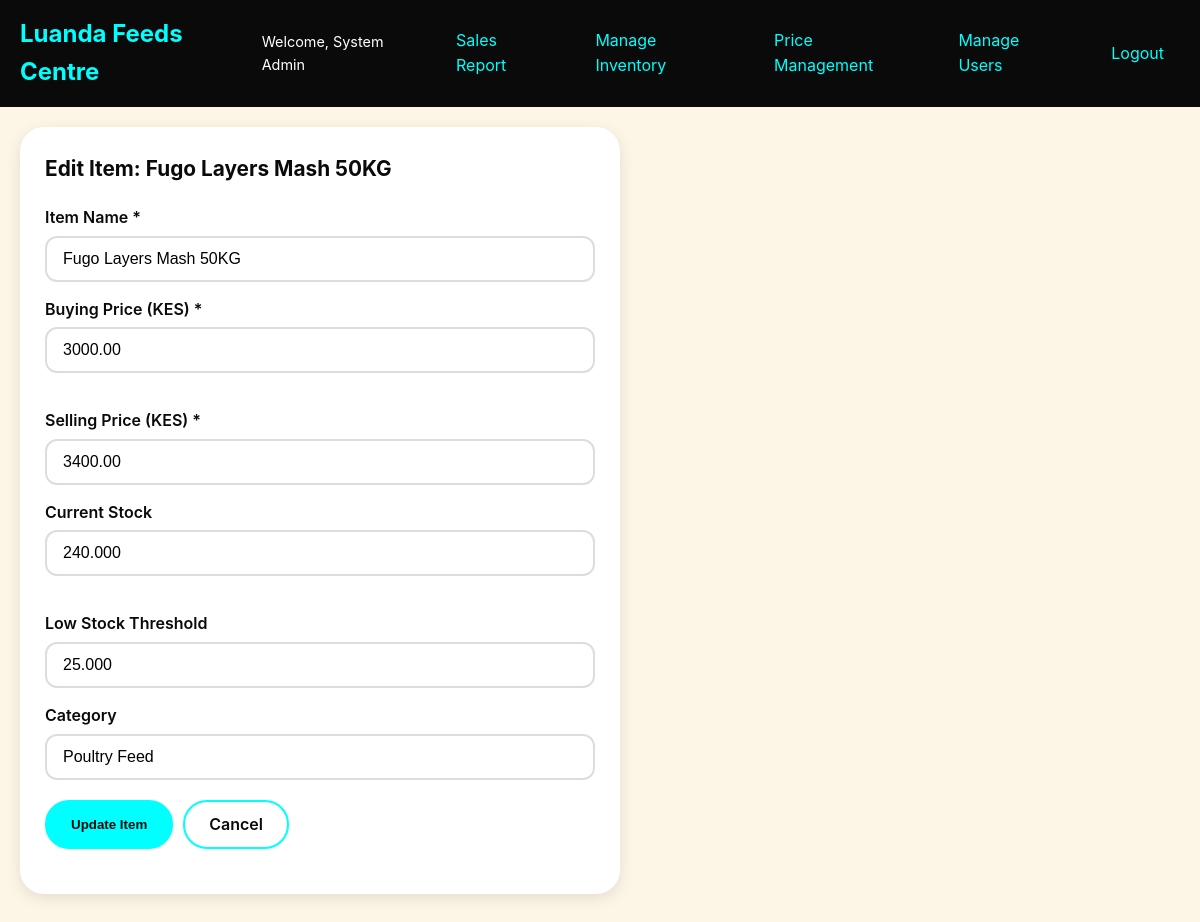
The app's page /inventory/edit/2/ (signed in) with its own data.
### users/models.py (models this page shows, shortened)
class User(AbstractUser):
    ROLE_CHOICES = [
        ('cashier', 'Cashier'),
        ('inventory', 'Inventory Manager'),
        ('manager', 'Manager'),
    ]
    role = models.CharField(max_length=20, choices=ROLE_CHOICES, default='cashier')
    class Meta:
        ordering = ['username']
    def is_manager(self):
        return self.role == 'manager' or self.is_superuser
    def can_manage_inventory(self):
        return self.role in ['inventory', 'manager'] or self.is_superuser
    def can_manage_users(self):
        return self.is_manager()
    def can_manage_prices(self):
        return self.is_manager()
    def can_view_reports(self):
        return self.is_manager()

### inventory/models.py (models this page shows, shortened)
class Item(models.Model):
    name = models.CharField(max_length=255, unique=True)
    code = models.CharField(max_length=100, unique=True, editable=False, blank=True)
    buying_price = models.DecimalField(max_digits=12, decimal_places=2)
    selling_price = models.DecimalField(max_digits=12, decimal_places=2)
    current_stock = models.DecimalField(max_digits=14, decimal_places=3, default=0)
    category = models.CharField(max_length=100, blank=True, default='')
    low_stock_threshold = models.DecimalField(max_digits=14, decimal_places=3, default=0)
    created_at = models.DateTimeField(auto_now_add=True)
    updated_at = models.DateTimeField(auto_now=True)
    class Meta:
        ordering = ['name']
        verbose_name = 'Item'
        verbose_name_plural = 'Items'

### inventory/views.py (the view, shortened to what this page needs)
# urls.py: path('edit/<int:pk>/', views.edit_item, name='edit_item'),
@login_required
def edit_item(request, pk):
    if not request.user.can_manage_inventory():
        messages.error(request, 'You do not have permission to edit items.')
        return redirect('inventory:inventory_list')
    item = get_object_or_404(Item, pk=pk)
    return render(request, 'inventory/edit_item.html', {'item': item})

### luanda_feeds/context_processors.py (called while the page is built)
def currency(request):
    from django.conf import settings
    return {'CURRENCY_SYMBOL': getattr(settings, 'CURRENCY_SYMBOL', 'KES')}

### templates/inventory/edit_item.html (shortened to what this page needs)
{% extends 'base.html' %}
{% block content %}
<div class="card" style="max-width: 600px;">
    <h2 class="card-title">Edit Item: {{ item.name }}</h2>
    <form method="post">
        <div class="form-group">
            <label for="name">Item Name *</label>
            <input type="text" id="name" name="name" class="form-control" value="{{ item.name }}" required>
        </div>
        <div class="grid-2">
            <div class="form-group">
                <label for="buying_price">Buying Price (KES) *</label>
                <input type="number" id="buying_price" name="buying_price" class="form-control" step="0.01" min="0" value="{{ item.buying_price }}" required>
            </div>
            <div class="form-group">
                <label for="selling_price">Selling Price (KES) *</label>
                <input type="number" id="selling_price" name="selling_price" class="form-control" step="0.01" min="0" value="{{ item.selling_price }}" required>
            </div>
        </div>
        <div class="grid-2">
            <div class="form-group">
                <label for="current_stock">Current Stock</label>
                <input type="number" id="current_stock" name="current_stock" class="form-control" step="0.001" min="0" value="{{ item.current_stock }}">
            </div>
            <div class="form-group">
                <label for="low_stock_threshold">Low Stock Threshold</label>
                <input type="number" id="low_stock_threshold" name="low_stock_threshold" class="form-control" step="0.001" min="0" value="{{ item.low_stock_threshold }}">
            </div>
        </div>
        <div class="form-group">
            <label for="category">Category</label>
            <input type="text" id="category" name="category" class="form-control" value="{{ item.category }}">
        </div>
        <div class="action-buttons" style="margin-top: 20px;">
            <button type="submit" class="btn">Update Item</button>
            <a href="{% url 'inventory:inventory_list' %}" class="btn btn-outline">Cancel</a>
        </div>
    </form>
</div>
{% endblock %}

### templates/base.html (shortened to what this page needs)
<!DOCTYPE html>
<html lang="en">
<head>
    {% load static %}
    <link rel="stylesheet" href="{% static 'css/style.css' %}">
</head>
<body>
    <nav class="navbar">
        <a href="{% url 'users:dashboard' %}" class="navbar-brand">Luanda Feeds Centre</a>
        {% if user.is_authenticated %}
        <div class="navbar-menu">
            <div class="nav-links" id="navLinks">
                <span class="user-welcome">Welcome, {{ user.get_full_name|default:user.username }}</span>
                {% if user.can_view_reports %}
                <a href="{% url 'reports:sales_report' %}" class="nav-link">Sales Report</a>
                {% endif %}
                {% if user.can_manage_inventory %}
                <a href="{% url 'inventory:inventory_list' %}" class="nav-link">Manage Inventory</a>
                {% endif %}
                {% if user.can_manage_prices %}
                <a href="{% url 'inventory:price_management' %}" class="nav-link">Price Management</a>
                {% endif %}
                {% if user.can_manage_users %}
                <a href="{% url 'users:manage_passwords' %}" class="nav-link">Manage Users</a>
                {% endif %}
                <a href="{% url 'logout' %}" class="nav-link">Logout</a>
            </div>
        </div>
        {% endif %}
    </nav>
    <main class="main-content">
        {% block content %}{% endblock %}
    </main>
</body>
</html>

### static/css/style.css (style rules this page uses)
:root { --bg-cream: #FDF5E6; --text-black: #0A0A0A; --accent-cyan: #00FFFF; --accent-cyan-dark: #00CCCC; }
* { margin: 0; padding: 0; box-sizing: border-box; }
body { font-family: -apple-system, BlinkMacSystemFont, 'Segoe UI', Roboto, Oxygen, Ubuntu, sans-serif; background-color: var(--bg-cream); color: var(--text-black); line-height: 1.6; }

### templates/base.html (style rules this page uses)
:root { --bg-cream: #FDF5E6; --text-black: #0A0A0A; --accent-cyan: #00FFFF; --accent-cyan-dark: #00CCCC; }
* { margin: 0; padding: 0; box-sizing: border-box; }
body { font-family: -apple-system, BlinkMacSystemFont, 'Segoe UI', Roboto, Oxygen, Ubuntu, sans-serif; background-color: var(--bg-cream); color: var(--text-black); min-height: 100vh; }
.navbar { background-color: var(--text-black); padding: 15px 20px; display: flex; justify-content: space-between; align-items: center; }
.navbar-brand { color: var(--accent-cyan); font-size: 1.5rem; font-weight: bold; text-decoration: none; }
.navbar-menu { display: flex; align-items: center; gap: 20px; }
.nav-links { display: flex; gap: 15px; align-items: center; }
.nav-link { color: var(--accent-cyan); text-decoration: none; padding: 8px 16px; border-radius: 24px; transition: all 0.3s ease; }
.user-welcome { color: #fff; font-size: 0.9rem; }
.main-content { padding: 20px; max-width: 1400px; margin: 0 auto; }
.card { background: #fff; border-radius: 24px; padding: 25px; margin-bottom: 20px; box-shadow: 0 4px 15px rgba(0, 0, 0, 0.1); }
.card-title { font-size: 1.3rem; font-weight: bold; margin-bottom: 20px; color: var(--text-black); }
.btn { display: inline-block; padding: 10px 24px; border-radius: 24px; text-decoration: none; border: 2px solid var(--accent-cyan); background-color: var(--accent-cyan); color: var(--text-black); font-weight: 600; cursor: pointer; transition: all 0.3s ease; }
.btn-outline { background-color: transparent; color: var(--text-black); }
.form-group { margin-bottom: 15px; }
.form-group label { display: block; margin-bottom: 5px; font-weight: 600; }
.form-control { width: 100%; padding: 12px 16px; border: 2px solid #ddd; border-radius: 12px; font-size: 1rem; transition: border-color 0.3s; }
.action-buttons { display: flex; gap: 10px; flex-wrap: wrap; margin-bottom: 20px; }
.grid-2 { display: grid; grid-template-columns: repeat(auto-fit, minmax(300px, 1fr)); gap: 20px; }

### records on screen
User: get_full_name "System Admin"
Item: name "Fugo Layers Mash 50KG", buying_price "3000.00", selling_price "3400.00", current_stock "240.000", low_stock_threshold "25.000", category "Poultry Feed"
